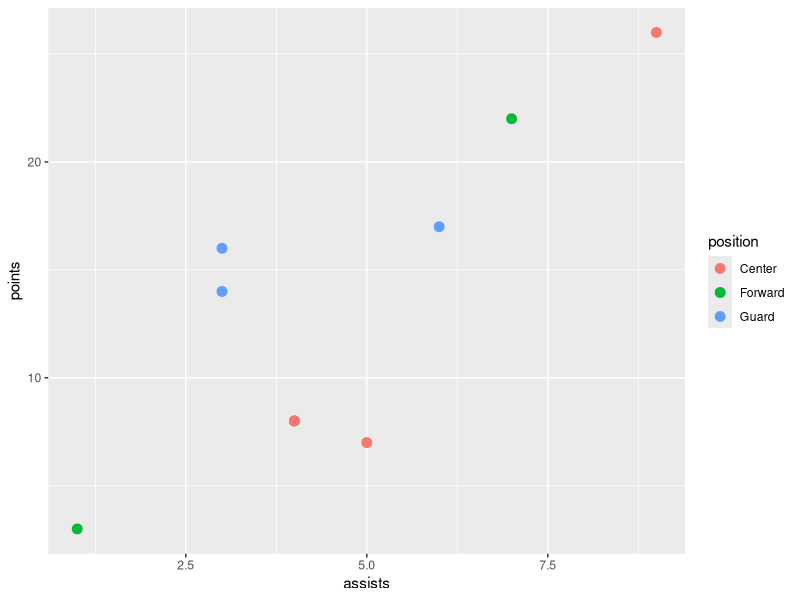
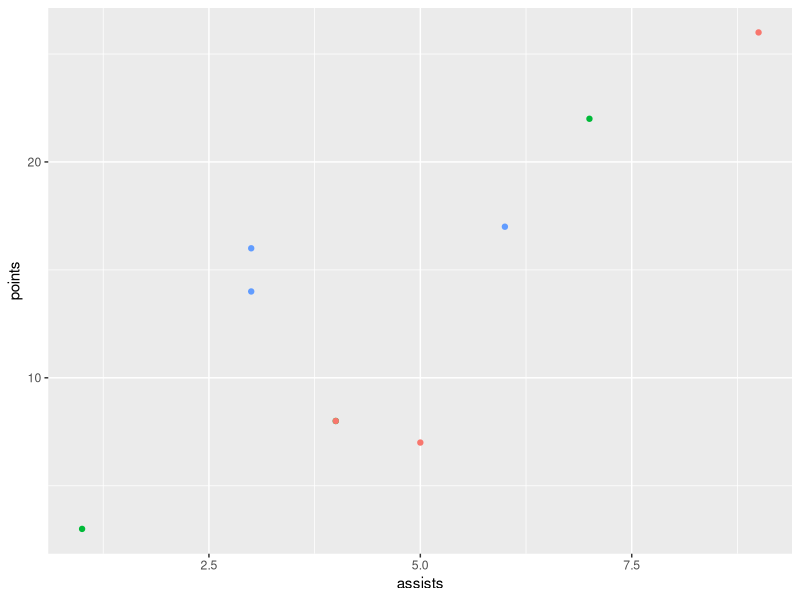

Generate these figures, in order, with R:
# Step 1: Create the Data Frame
# create data frame
df <- data.frame(assists=c(3, 4, 4, 3, 1, 5, 6, 7, 9),
                 points=c(14, 8, 8, 16, 3, 7, 17, 22, 26),
                 position=rep(c('Guard', 'Forward', 'Center'), times=3))

# view data frame
df

# Step 2: Create a Plot Using ggplot2
library("ggplot2")

# create scatterplot
ggplot(df, aes(x=assists, y=points, color=position)) + 
  geom_point(size=3)

# Step 3: Remove the Legend from the Plot
library("ggplot2")

# create scatterplot with no legend
ggplot(df, aes(x=assists, y=points, color=position)) + 
  geom_point() + 
  theme(legend.position = "none")
